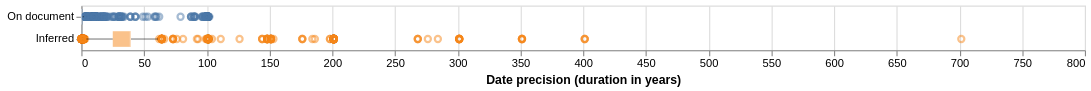

The cell this chart's notebook holds for it:
### Code cell
# date precision chart is not used in the essay
alt.data_transformers.enable("vegafusion")

date_precision_chart = alt.Chart(docs_with_undate.select('pgpid', 'date_duration_years', 'date_source')).mark_boxplot(opacity=0.5).encode(
    x=alt.X('date_duration_years', title="Date precision (duration in years)"),
    y=alt.Y("date_source", title="").scale(domain=['On document', 'Inferred']),  # specify domain to control order
    color=alt.Color("date_source", title="Dating").scale(domain=['On document', 'Inferred']).legend(None),  # specify domain to control order
).properties(width=900)
date_precision_chart.save(f'{chart_dir}/date_precision.pdf')
date_precision_chart

### Figure 1 — Vega specification as saved in the notebook (floating-point values rounded to 4 significant figures; data arrays with more than 128 entries replaced by an {"elided": "..."} marker saying what was removed)
{"$schema": "https://vega.github.io/schema/vega/v6.json", "data": [{"name": "source_0"}, {"name": "data_0"}, {"name": "data_1", "values": {"elided": "565 records"}}, {"name": "data_2"}, {"name": "data_3", "values": [{"date_source": "On document", "lower_box_date_duration_years": 0.00274, "lower_whisker_date_duration_years": 0.00274, "upper_whisker_date_duration_years": 2.025}, {"date_source": "Inferred", "lower_box_date_duration_years": 25.02, "lower_whisker_date_duration_years": 4.003, "upper_whisker_date_duration_years": 61.04}]}, {"name": "data_4", "values": [{"date_source": "On document", "lower_whisker_date_duration_years": 0.00274, "upper_box_date_duration_years": 0.9726, "upper_whisker_date_duration_years": 2.025}, {"date_source": "Inferred", "lower_whisker_date_duration_years": 4.003, "upper_box_date_duration_years": 39.53, "upper_whisker_date_duration_years": 61.04}]}, {"name": "data_5"}, {"name": "data_6", "values": [{"date_source": "On document", "lower_box_date_duration_years": 0.00274, "max_date_duration_years": 102.1, "mid_box_date_duration_years": 0.07945, "min_date_duration_years": 0.00274, "upper_box_date_duration_years": 0.9726}, {"date_source": "Inferred", "lower_box_date_duration_years": 25.02, "max_date_duration_years": 701.5, "mid_box_date_duration_years": 39.02, "min_date_duration_years": 0.00274, "upper_box_date_duration_years": 39.53}]}, {"name": "data_7", "values": [{"date_source": "On document", "lower_box_date_duration_years": 0.00274, "max_date_duration_years": 102.1, "mid_box_date_duration_years": 0.07945, "min_date_duration_years": 0.00274, "upper_box_date_duration_years": 0.9726}, {"date_source": "Inferred", "lower_box_date_duration_years": 25.02, "max_date_duration_years": 701.5, "mid_box_date_duration_years": 39.02, "min_date_duration_years": 0.00274, "upper_box_date_duration_years": 39.53}]}], "signals": [{"name": "y_step", "value": 20}, {"name": "height", "update": "bandspace(domain('y').length, 0, 0) * y_step"}], "marks": [{"type": "symbol", "name": "layer_0_layer_0_marks", "from": {"data": "data_1"}, "encode": {"update": {"x": {"field": "date_duration_years", "scale": "x"}, "y": {"field": "date_source", "scale": "y", "band": 0.5}, "opacity": {"value": 0.5}, "fill": {"value": "transparent"}, "stroke": {"field": "date_source", "scale": "color"}}}, "style": ["point", "boxplot-outliers"]}, {"type": "rule", "name": "layer_0_layer_1_layer_0_marks", "from": {"data": "data_3"}, "encode": {"update": {"tooltip": {"signal": "{\"Upper Whisker of Date precision (duration in years)\": format(datum[\"upper_whisker_date_duration_years\"], \"\"), \"Lower Whisker of Date precision (duration in years)\": format(datum[\"lower_whisker_date_duration_years\"], \"\"), \"Dating\": isValid(datum[\"date_source\"]) ? datum[\"date_source\"] : \"\"+datum[\"date_source\"], \"date_source\": isValid(datum[\"date_source\"]) ? datum[\"date_source\"] : \"\"+datum[\"date_source\"]}"}, "y": {"field": "date_source", "scale": "y", "band": 0.5}, "x2": {"field": "lower_box_date_duration_years", "scale": "x"}, "stroke": {"value": "black"}, "x": {"field": "lower_whisker_date_duration_years", "scale": "x"}, "opacity": {"value": 0.5}}}, "style": ["rule", "boxplot-rule"], "aria": false}, {"type": "rule", "name": "layer_0_layer_1_layer_1_marks", "from": {"data": "data_4"}, "encode": {"update": {"y": {"field": "date_source", "scale": "y", "band": 0.5}, "x2": {"field": "upper_whisker_date_duration_years", "scale": "x"}, "stroke": {"value": "black"}, "opacity": {"value": 0.5}, "tooltip": {"signal": "{\"Upper Whisker of Date precision (duration in years)\": format(datum[\"upper_whisker_date_duration_years\"], \"\"), \"Lower Whisker of Date precision (duration in years)\": format(datum[\"lower_whisker_date_duration_years\"], \"\"), \"Dating\": isValid(datum[\"date_source\"]) ? datum[\"date_source\"] : \"\"+datum[\"date_source\"], \"date_source\": isValid(datum[\"date_source\"]) ? datum[\"date_source\"] : \"\"+datum[\"date_source\"]}"}, "x": {"field": "upper_box_date_duration_years", "scale": "x"}}}, "aria": false, "style": ["rule", "boxplot-rule"]}, {"type": "rect", "name": "layer_1_layer_0_marks", "from": {"data": "data_6"}, "encode": {"update": {"x": {"field": "lower_box_date_duration_years", "scale": "x"}, "opacity": {"value": 0.5}, "fill": {"field": "date_source", "scale": "color"}, "x2": {"field": "upper_box_date_duration_years", "scale": "x"}, "tooltip": {"signal": "{\"Max of Date precision (duration in years)\": format(datum[\"max_date_duration_years\"], \"\"), \"Q3 of Date precision (duration in years)\": format(datum[\"upper_box_date_duration_years\"], \"\"), \"Median of Date precision (duration in years)\": format(datum[\"mid_box_date_duration_years\"], \"\"), \"Q1 of Date precision (duration in years)\": format(datum[\"lower_box_date_duration_years\"], \"\"), \"Min of Date precision (duration in years)\": format(datum[\"min_date_duration_years\"], \"\"), \"Dating\": isValid(datum[\"date_source\"]) ? datum[\"date_source\"] : \"\"+datum[\"date_source\"], \"date_source\": isValid(datum[\"date_source\"]) ? datum[\"date_source\"] : \"\"+datum[\"date_source\"]}"}, "height": {"value": 14}, "yc": {"field": "date_source", "scale": "y", "band": 0.5}}}, "style": ["bar", "boxplot-box"]}, {"type": "rect", "name": "layer_1_layer_1_marks", "from": {"data": "data_7"}, "encode": {"update": {"yc": {"field": "date_source", "scale": "y", "band": 0.5}, "height": {"value": 14}, "opacity": {"value": 0.5}, "xc": {"field": "mid_box_date_duration_years", "scale": "x"}, "fill": [{"field": "date_source", "scale": "color", "test": "datum['lower_box_date_duration_years'] >= datum['upper_box_date_duration_years']"}, {"value": "white"}], "tooltip": {"signal": "{\"Max of Date precision (duration in years)\": format(datum[\"max_date_duration_years\"], \"\"), \"Q3 of Date precision (duration in years)\": format(datum[\"upper_box_date_duration_years\"], \"\"), \"Median of Date precision (duration in years)\": format(datum[\"mid_box_date_duration_years\"], \"\"), \"Q1 of Date precision (duration in years)\": format(datum[\"lower_box_date_duration_years\"], \"\"), \"Min of Date precision (duration in years)\": format(datum[\"min_date_duration_years\"], \"\"), \"Dating\": isValid(datum[\"date_source\"]) ? datum[\"date_source\"] : \"\"+datum[\"date_source\"], \"date_source\": isValid(datum[\"date_source\"]) ? datum[\"date_source\"] : \"\"+datum[\"date_source\"]}"}, "width": {"value": 1}}}, "style": ["tick", "boxplot-median"], "aria": false}], "scales": [{"name": "x", "type": "linear", "domain": {"fields": [{"data": "data_1", "field": "date_duration_years"}, {"data": "data_3", "field": "lower_whisker_date_duration_years"}, {"data": "data_3", "field": "lower_box_date_duration_years"}, {"data": "data_4", "field": "upper_box_date_duration_years"}, {"data": "data_4", "field": "upper_whisker_date_duration_years"}, {"data": "data_6", "field": "lower_box_date_duration_years"}, {"data": "data_6", "field": "upper_box_date_duration_years"}, {"data": "data_7", "field": "mid_box_date_duration_years"}]}, "range": [0, {"signal": "width"}], "nice": true, "zero": true}, {"name": "y", "type": "band", "domain": ["On document", "Inferred"], "range": {"step": {"signal": "y_step"}}, "paddingInner": 0, "paddingOuter": 0}, {"name": "color", "type": "ordinal", "domain": ["On document", "Inferred"], "range": "category"}], "axes": [{"scale": "x", "tickCount": {"signal": "ceil(width/40)"}, "grid": true, "zindex": 0, "aria": false, "orient": "bottom", "domain": false, "minExtent": 0, "labels": false, "gridScale": "y", "maxExtent": 0, "ticks": false}, {"scale": "x", "tickCount": {"signal": "ceil(width/40)"}, "zindex": 0, "title": "Date precision (duration in years)", "labelOverlap": true, "grid": false, "labelFlush": true, "orient": "bottom"}, {"scale": "y", "zindex": 0, "orient": "left", "grid": false}], "background": "white", "padding": 5, "style": "cell", "width": 900}
